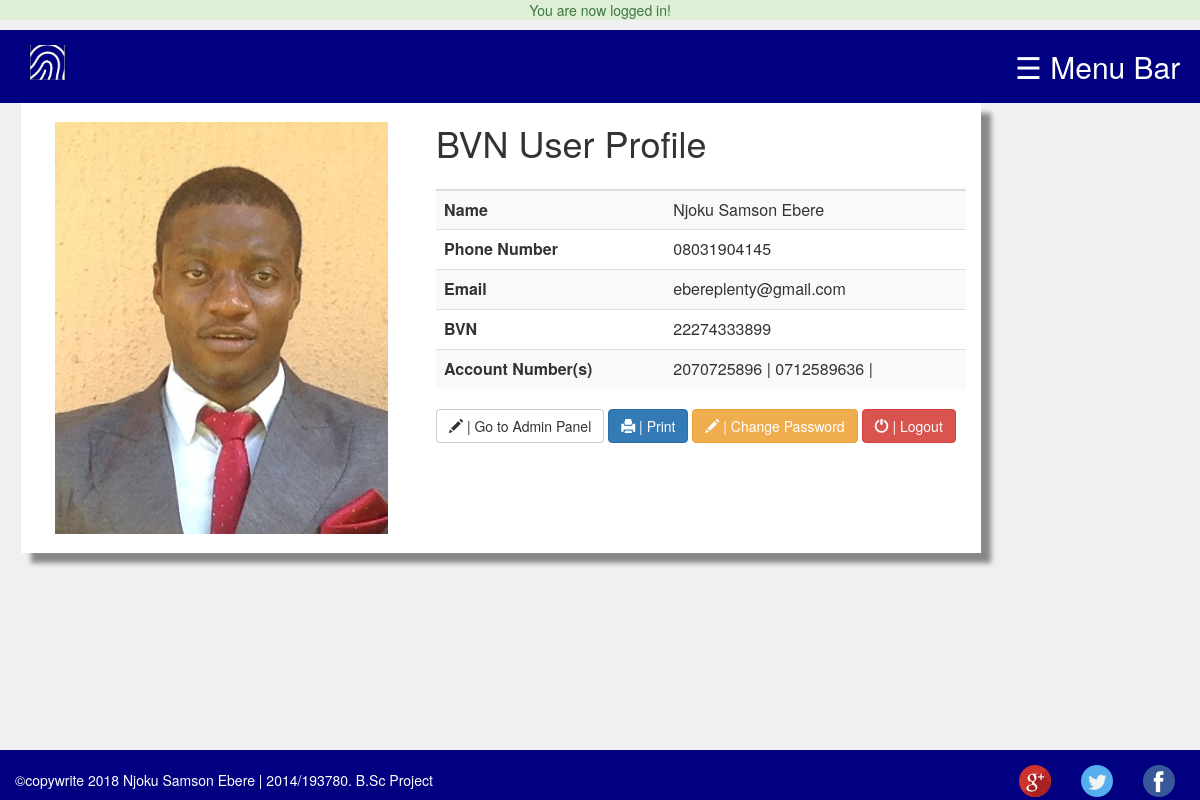
The app's page /users/profile.php (signed in) with its own data.
### tables this page shows
CREATE TABLE `user` (
  `user_id` int(11) NOT NULL,
  `full_name` varchar(50) NOT NULL,
  `phone_number` varchar(15) NOT NULL,
  `bvn` varchar(15) NOT NULL,
  `email` varchar(50) NOT NULL,
  `password` text NOT NULL,
  `date_joined` datetime NOT NULL DEFAULT CURRENT_TIMESTAMP,
  `last_login` datetime NOT NULL,
  `last_modified` datetime NOT NULL,
  `user_role` varchar(15) NOT NULL,
  `account_number` text NOT NULL,
  `account_name` varchar(50) NOT NULL,
  `passport` text NOT NULL
);

### users/profile.php (the view, shortened to what this page needs)
<?php
	include_once '../includes/header.php';
	include_once '../includes/header-x.php';
?>
<div class="row faq">
	<div class="col-xs-12 col-sm-12 col-md-5 col-lg-5 profile-image">
		<a href="#"><img src="<?php echo $user_data['passport']; ?>"></a>
	</div>
	<div class="col-xs-12 col-sm-12 col-md-7 col-lg-7">
		<table class="table table-striped">
			<h1>BVN User Profile</h1>
			<thead>
				<th></th>
				<th></th>
			</thead>
			<tbody>
				<tr>
					<td><b>Name</b></td>
					<td><?php echo $user_data['full_name']; ?></td>
				</tr>
				<tr>
					<td><b>Phone Number</b></td>
					<td><?php echo $user_data['phone_number']; ?></td>
				</tr>
				<tr>
					<td><b>Email</b></td>
					<td><?php echo $user_data['email']; ?></td>
				</tr>
				<tr>
					<td><b>BVN</b></td>
					<td><?php echo $user_data['bvn']; ?></td>
				</tr>
				<tr>
					<td><b>Account Number(s)</b></td>
					<td><?php
						$account_number = $user_data['account_number'];
						$account_number_array = explode(" ", $account_number);
						foreach ($account_number_array as $account) {
							echo $account." | ";
						}
					?></td>
				</tr>
			</tbody>
		</table>
			<?php if($user_data['user_role'] != 'user'): ?>
				<a href="../admin/index.php" class="btn btn-default profile-btn"><span class="glyphicon glyphicon-pencil" aria-hidden="true"></span> | Go to Admin Panel</a>
			<?php endif; ?>
		<a href="#" onclick="print_profile()" class="btn btn-primary profile-btn"><span class="glyphicon glyphicon-print" aria-hidden="true"></span> | Print</a>
		<a href="change_password.php" class="btn btn-warning profile-btn"><span class="glyphicon glyphicon-pencil" aria-hidden="true"></span> | Change Password</a>
		<a href="logout.php" class="btn btn-danger profile-btn"><span class="glyphicon glyphicon-off" aria-hidden="true"></span> | Logout</a>
	</div>
</div>
<?php
	include_once '../includes/footer.php';
?>

### css/bvn.css (style rules this page uses)
.wrapper { width: 100%; background-color: #f0f0f0; transition: background-color .5s; background-attachment: fixed; }
#main { transition: margin-left .5s; }
.faq { width: 80%; box-shadow: 10px 10px 5px #888888; background-color: #fff; left: 3%; position: fixed; }
.profile-image img { width: 100%; height: 100%; padding: 5%; position: relative; }

### records on screen
user: passport (picture), full_name "Njoku Samson Ebere", phone_number "08031904145", email "ebereplenty@gmail.com", bvn "22274333899", account_number "2070725896", account_number "0712589636"

### other values on screen
$_SESSION['success_flash'] "You are now logged in!"
